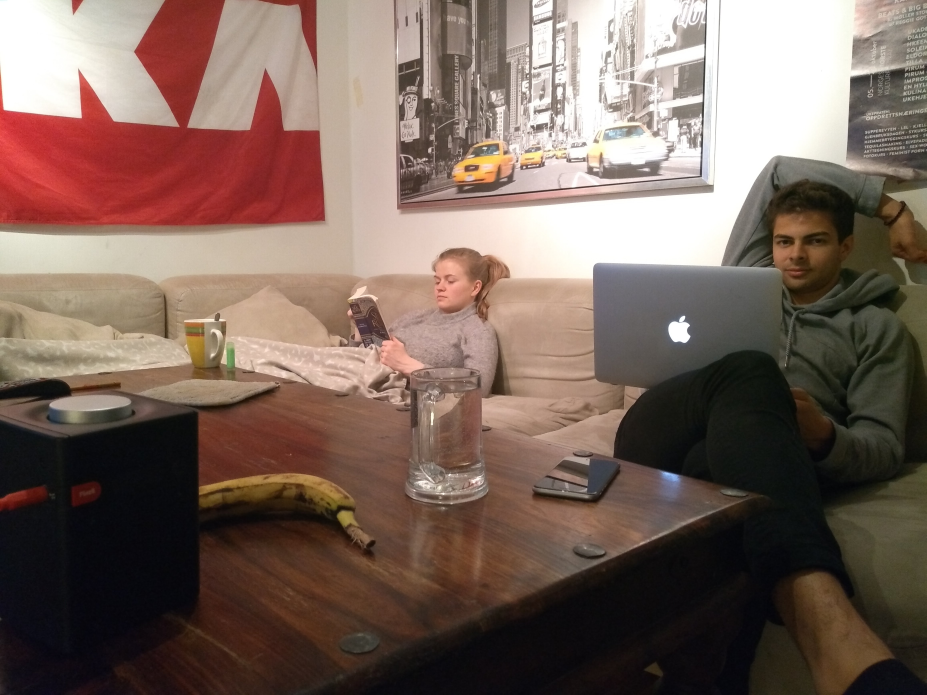
#> input picture images/pgv1a.jpg, 4632 x 3474 px (shown at 1/5 size)
$ python PM_2D_dirichlet.py
#> lines starting #> are read from the running program, lines starting #| are printed output that depends on the picture
### diffusions.py
import numpy as np
import matplotlib.pyplot as plt
from schemes import diffX1D


def heat(c = 1):
    return lambda s: c * np.ones_like(s)

def rational(c = 1):
    return lambda s: 1/(1+s/c**2)


def exponential(c = 1):
    return lambda s: np.exp(-s/(2 * c**2))

# [22 lines left out: functions tukeys, weickert, zhichang, not called in this run]

def flux(func, c = 1):
    g = func(c)
    return lambda s: s**(1/2) * g(s)

def choose_function(funcname, c = 1):
    if funcname in [0, "heat"]:
        return heat(c)
    if funcname in [1 , "rational"]:
        return rational(c)
    if funcname in [2, "exponential"]:
        return exponential(c)
    if funcname in [3, "tukeys"]:
        return tukeys(c)
    if funcname in [4, "weickert"]:
        return weickert(c)
    if funcname in [5, "zhichang"]:
        return zhichang(c)
    raise Exception("Invalid diffusion function")

# [95 lines that do not run on import are left out]

### schemes.py
import numpy as np
import scipy.sparse as spsp
import scipy.sparse.linalg as spla
import matplotlib.pyplot as plt


# Return differentiation matrix, central differences
# [36 lines left out: functions diffX1D, support_matrices, assemble_A1D, not called in this run]

# Finite difference matrix Y-direction
def diffX(M, N, domain = (0, 1)):
    dx = (domain[1] - domain[0])/(M+1)
    Bx = (-1 * np.eye(M+2, k = -1) + np.eye(M+2, k = 1))
    Bx[0, :3] = [-3, 4, -1]
    Bx[-1, -3:] = [1, -4, 3]
    Bx /= (2*dx)
    return spsp.block_diag([Bx]*(N+2))


# Finite difference matrix Y-direction
def diffY(M, N, domain = (0, 1)):
    K = (M+2)*(N+2)
    dy = (domain[1] - domain[0])/(N+1)
    Dy = spsp.diags((-1, 1), (-M-2, M+2), shape = (K, K), format = "lil")
    Dy[:(M+2), :3*(M+2)] = spsp.hstack((-3*spsp.identity(M+2), 4*spsp.identity(M+2), -spsp.identity(M+2)))
    Dy[-(M+2):, -3*(M+2):] = spsp.hstack((spsp.identity(M+2), -4*spsp.identity(M+2), 3*spsp.identity(M+2)))
    return Dy.tocsr()/(2*dy)


# Matrices to help constuct A(u)
def support_matrices_X(M, N):
    K = (M+2)*(N+2)

    #Block matrix for Ξx
    Xx = np.eye(M+2, k = -1) + np.eye(M+2)
    Xx[0, :2] = 0
    Xx[-1, -2:] = 0

    #Block matrix for Ωx
    Mx = -np.eye(M+2, k = -1) -2*np.eye(M+2) - np.eye(M+2, k = 1)
    Mx[0, :2] = 0
    Mx[-1, -2:] = 0

    #Block matrix for Γx
    Fx = np.eye(M+2) + np.eye(M+2, k = 1)
    Fx[0, :2] = 0
    Fx[-1, -2:] = 0

    Ξx = spsp.block_diag([Xx]*(N+2))
    Ωx = spsp.block_diag([Mx]*(N+2))
    Γx = spsp.block_diag([Fx]*(N+2))

    return Ξx, Ωx, Γx


# Matrices to help constuct A(u)
def support_matrices_Y(M, N):
    K = (M+2)*(N+2)
    Ξy = spsp.diags((np.ones((M+2)*(N+1)), np.ones(K)), (-M-2, 0), format = "lil")
    Ωy = spsp.diags((-np.ones((M+2)*(N+1)), -2*np.ones(K), -np.ones((M+2)*(N+1))), (-M-2, 0, M+2), format = "lil")
    Γy = spsp.diags((np.ones(K), np.ones((M+2)*(N+1))), (0, M+2), format = "lil")
    Ξy[0::M+2, 0::M+2] = 0
    Ξy[M+1::M+2, M+1::M+2] = 0
    Ξy[0:M+2] = 0
    Ξy[-M-2:] = 0

    Ωy[0::M+2, 0::M+2] = 0
    Ωy[M+1::M+2, M+1::M+2] = 0
    Ωy[0:M+2] = 0
    Ωy[-M-2:] = 0

    Γy[0::M+2, 0::M+2] = 0
    Γy[M+1::M+2, M+1::M+2] = 0
    Γy[0:M+2] = 0
    Γy[-M-2:] = 0
    return Ξy.tocsr(), Ωy.tocsr(), Γy.tocsr()


# Put together A(u), spatial difference scheme matrix.
def assemble_A(u, M, N, g, Dx, Dy, Ξx, Ωx, Γx, Ξy, Ωy, Γy, domain=((0, 1), (0, 1))):
    dx = (domain[0][1] - domain[0][0])/(M+1)
    dy = (domain[1][1] - domain[1][0])/(N+1)
    G = g(Dx.dot(u)**2 + Dy.dot(u)**2)

    ξx = Ξx.dot(G)
    ωx = Ωx.dot(G)
    γx = Γx.dot(G)

    ξy = Ξy.dot(G)
    ωy = Ωy.dot(G)
    γy = Γy.dot(G)

    x_diags = (ξx[1:], ωx, γx[:-1])
    y_diags = (ξy[(M+2):], ωy, γy[:-(M+2)])

    Ax = spsp.diags(x_diags, (-1, 0, 1))
    Ay = spsp.diags(y_diags, (-(M+2), 0, M+2))
    A = 1/2*(Ax/dx**2 + Ay/dy**2)
    return A

### PM_2D_dirichlet.py
import numpy as np
import matplotlib.pyplot as plt
import scipy.sparse as spsp
import scipy.sparse.linalg as spla

import diffusions as func
from schemes import *
from PIL import Image

# Load image from file to numpy array
def load_image( infilename , size = None) :
#> called with infilename = './images/pgv1a.jpg', size = (130, 130)
    img = Image.open( infilename )
#> img is the input picture: PIL image 4632x3474 RGB; mean R, G, B 122.1, 101.8, 92.3
    img.load()
    if size:
        img = img.resize(size)
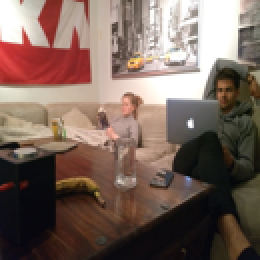
#> img: PIL image 130x130 RGB (shown 2 times larger); mean R, G, B 122.1, 101.8, 92.3
    data = np.asarray( img, dtype="float32" )
    return data


# Display image given vector representation, and dimensions
# [19 lines left out: functions array_to_image, generate_squares2D, not called in this run]


# Add noise to all interior points of an image
def add_noise2D(I, scale = 10):
#> called with scale = 35
    if len(I.shape) == 3:
        M, N = I[:, :, 0].shape
#> M = 130; N = 130
    else:
        M, N = I.shape

    M -= 2
#> M = 128
    N -= 2
#> N = 128

    if len(I.shape) == 3:
        I[1:-1, 1:-1] += np.random.randint(-scale, scale, size = (M, N, 3))
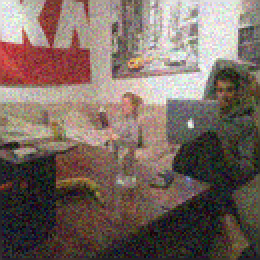
#> I: shape (130, 130, 3) float32 (shown 2 times larger); mean R, G, B 121.8, 101.5, 91.7; drawn with min black and max white
    else:
        I[1:-1, 1:-1] += np.random.randint(-scale, scale, size = (M,N))
    #return np.minimum(np.maximum(0, I), 255)
    return I


# Generate square image, with noise
# [134 lines left out: functions generate_random2D, before_after_2D, iteration_echo, solve_FE, solve_BE, solve_CN, not called in this run]

def solve_RGB_BE(u0, g, M, N, T, dt, echo = False):
#> called with u0 = array of shape (16900, 3), M = 128, N = 128, T = 200, dt = 1, echo = False
    dx = 1/(M+1)
    dy = 1/(N+1)
    K = (M+2)*(N+2)


    U = np.zeros((T, K, 3))
    U[0] = u0

    Dx = diffX(M, N)
    Dy = diffY(M, N)

    Ξx, Ωx, Γx = support_matrices_X(M, N)
    Ξy, Ωy, Γy = support_matrices_Y(M, N)

    for it in range(T-1):
        Ar = assemble_A(U[it,:, 0], M, N, g, Dx, Dy, Ξx, Ωx, Γx, Ξy, Ωy, Γy)
        Ag = assemble_A(U[it,:, 1], M, N, g, Dx, Dy, Ξx, Ωx, Γx, Ξy, Ωy, Γy)
        Ab = assemble_A(U[it,:, 2], M, N, g, Dx, Dy, Ξx, Ωx, Γx, Ξy, Ωy, Γy)

        U[it+1,:, 0] = spla.spsolve(spsp.identity((M+2)*(N+2)) - dt * Ar, U[it, :, 0])
        U[it+1,:, 1] = spla.spsolve(spsp.identity((M+2)*(N+2)) - dt * Ag, U[it, :, 1])
        U[it+1,:, 2] = spla.spsolve(spsp.identity((M+2)*(N+2)) - dt * Ab, U[it, :, 2])

        if echo:
            if it % (T//10) == 0:
                im = array_to_image(U[it], N+2, M+2)
                plt.imshow(im)
                plt.show()
    return U

# [12 lines left out: functions F, savename, not called in this run]


if __name__== "__main__":
    M, N = 128, 128
    K = (M+2) * (N+2)

    T = 200
    dt = 1

    c = 1
    diffusion = 0
    g = func.choose_function(diffusion, c)


    imname = "pgv1a.jpg"
    I = load_image("./images/"+imname, (M+2, N+2))
    I = add_noise2D(I, scale = 35)
#> (the run stopped early here; a loop or call above may not have finished)
